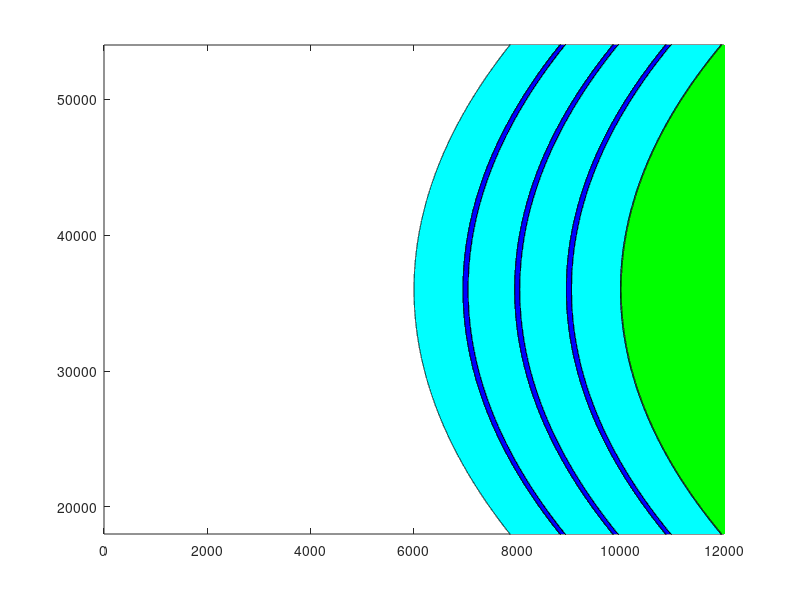

Source code (MATLAB): (Note: this script raises an error after producing the figure.)
dx = 8.5e-9;
Dm = 1.5e-3;
size_y = 2000;

water = [175 221 255]/255;
peri = [147 112 219]/255;
ela = [65 105 225]/255;
endo = [205 246 205]/255;
fibre = [176 196 222]/255;


D = round(Dm/dx);
R = D/2;
df = 100;
XF = 10000;
dtheta = 1/R;
TH = pi/2;
w = 6000;
XM = D/2+w;
YM = 2000*9*2;
Re11 = R - 950;
Re12 = Re11 - df;
Re21 =  Re12 - 900;
Re22 = Re21 - df;
Re31 = Re22 - 900;
Re32 = Re31 - df;
Rf = R - 4000;
Rx = R - 2000;
x = 0:1199;
theta = linspace(0,2*pi,length(x));

xp = round(R*cos(theta)) + XM;
yp = round(R*sin(theta)) + YM;
%plot(xp,yp)
xe11 = round(Re11*cos(theta)) + XM;
ye11 = round(Re11*sin(theta)) + YM;
xe12 = round(Re12*cos(theta)) + XM;
ye12 = round(Re12*sin(theta)) + YM;
xe21 = round(Re21*cos(theta)) + XM;
ye21 = round(Re21*sin(theta)) + YM;
xe22 = round(Re22*cos(theta)) + XM;
ye22 = round(Re22*sin(theta)) + YM;
xe31 = round(Re31*cos(theta)) + XM;
ye31 = round(Re31*sin(theta)) + YM;
xe32 = round(Re32*cos(theta)) + XM;
ye32 = round(Re32*sin(theta)) + YM;
xf = round(Rf*cos(theta)) + XM;
yf = round(Rf*sin(theta)) + YM;
Xm = -Rf + 2000;
xq1 = -Rf*ones(1,length(xp)) + XM;
xq2 = Xm*ones(1,length(xp)) + XM;
XW = zeros(1,length(xp));
YDM = 2*YM*ones(1,length(xp));
YDm = zeros(1,length(xp));
XDm = linspace(0,Xm+XM,length(xp));

YiM = 3*YM;
Yim = -YM;
XiM = 1.9*XM;

index = find(yp<YiM & yp>Yim & xp<XiM);
xp1 = xp(index) - XM;
yp1 = yp(index) - YM;
thM = asin(YM/R);
thm = asin(-YM/R);
th = linspace(thm,thM,2*YM);
yp_2 = R*sin(th) + YM;
xp_2 = -R* cos(th) + XM;
clear thM thm th;

index1 = find(ye11<YiM & ye11>Yim & xe11<XiM);
xe11_1 = xe11(index1) - XM;
ye11_1 = ye11(index1) - YM;
thM = asin(YM/Re11);
thm = asin(-YM/Re11);
th = linspace(thm,thM,2*YM);
ye11_2 = Re11*sin(th) + YM;
xe11_2 = -Re11* cos(th) + XM;
clear thM thm th;

index2 = find(ye12<YiM & ye12>Yim & xe12<XiM);
xe12_1 = xe12(index2) - XM;
ye12_1 = ye12(index2) - YM;
thM = asin(YM/Re12);
thm = asin(-YM/Re12);
th = linspace(thm,thM,2*YM);
ye12_2 = Re12*sin(th) + YM;
xe12_2 = -Re12* cos(th) + XM;
clear thM thm th;

index3 = find(ye21<YiM & ye21>Yim & xe21<XiM);
xe21_1 = xe21(index3) - XM;
ye21_1 = ye21(index3) - YM;
thM = asin(YM/Re21);
thm = asin(-YM/Re21);
th = linspace(thm,thM,2*YM);
ye21_2 = Re21*sin(th) + YM;
xe21_2 = -Re21* cos(th) + XM;
clear thM thm th;

index4 = find(ye22<YiM & ye22>Yim & xe22<XiM);
xe22_1 = xe22(index4) - XM;
ye22_1 = ye22(index4) - YM;
thM = asin(YM/Re22);
thm = asin(-YM/Re22);
th = linspace(thm,thM,2*YM);
ye22_2 = Re22*sin(th) + YM;
xe22_2 = -Re22* cos(th) + XM;
clear thM thm th;

index5 = find(ye31<YiM & ye31>Yim & xe31<XiM);
xe31_1 = xe31(index5) - XM;
ye31_1 = ye31(index5) - YM;
thM = asin(YM/Re31);
thm = asin(-YM/Re31);
th = linspace(thm,thM,2*YM);
ye31_2 = Re31*sin(th) + YM;
xe31_2 = -Re31* cos(th) + XM;
clear thM thm th;

index6 = find(ye32<YiM & ye32>Yim & xe32<XiM);
xe32_1 = xe32(index6) - XM;
ye32_1 = ye32(index6) - YM;
thM = asin(YM/Re32);
thm = asin(-YM/Re32);
th = linspace(thm,thM,2*YM);
ye32_2 = Re32*sin(th) + YM;
xe32_2 = -Re32* cos(th) + XM;
clear thM thm th;

index7 = find(yf<YiM & yf>Yim & xf<XiM);
xf_1 = xf(index7) - XM;
yf_1 = yf(index7) - YM;
thM = asin(YM/Rf);
thm = asin(-YM/Rf);
th = linspace(thm,thM,2*YM);
yf_2 = Rf*sin(th) + YM;
xf_2 = -Rf* cos(th) + XM;

fig = figure('position',[100 -300 600 1200],'Color','white');
%fill([0 xp_2],[0 yp_2],'b');
plot(xp_2,yp_2,'k')

fill([xp_2 xe11_2],[yp_2 ye11_2],'c');
hold on
plot(xe11_2,ye11_2,'k')
fill([xe11_2 xe12_2],[ye11_2 ye12_2],'b');
plot(xe12_2,ye12_2,'k');
fill([xe12_2 xe21_2],[ye12_2 ye21_2],'c');
plot(xe21_2,ye21_2,'k');
fill([xe21_2 xe22_2],[ye21_2 ye22_2],'b');
plot(xe22_2,ye22_2,'k');
fill([xe22_2 xe31_2],[ye22_2 ye31_2],'c');
plot(xe31_2,ye31_2,'k');
fill([xe31_2 xe32_2],[ye31_2 ye32_2],'b');
plot(xe32_2,ye32_2,'k');
fill([xe32_2 xf_2],[ye32_2 yf_2],'c');
plot(xf_2-5,yf_2,'k');
fill([xf_2+10 12000],[yf_2 2*YM],'g');

%plot(XW,yf,xq1,yf,xf,yq1,xq2,yf,xf,yq2)
%plot(xq2,yf,XDm,YDm,XDm,YDM)

%ylim([0 2*YM])
%axis equal
xlim([0 Xm+XM])
ylim([YM/2 3/2*YM])
%ylim([0 2*YM])
%cd gridfiles

    load('bigwithpos.mat');
    cx = C(:,1)+9900;
    cy = C(:,2) + YM/2;
    r = C(:,3);
    x_pos = x_coordinates_circles;
    y_pos = y_coordinates_circles;
    k = 1;
%     filetxt = sprintf('grid%d.txt',j);
%     filemat = sprintf('grid%d.mat',j);
%     fileID = fopen(filetxt,'w');
    for i = 1:length(r)
        A = (cx(i)-XM)^2+(cy(i)- YM)^2<(Rf^2-r(i)^2);
        if A
            cx1(k) = cx(i);
            cy1(k) = cy(i);
            r1(k) = r(i);
            xc(:,k) = x_pos(:,i) + 10000;
            yc(:,k) = y_pos(:,i) +YM/2;
%             fprintf(fileID,'%d %d %d\n',cx1(k),cy1(k),r1(k));
%            
            k = k+1;
        else
            continue
        end
%         save(filemat,'cx1','cy1','r1');
    end
    plot(xc(:,1:10:end),yc(:,1:10:end),'k');
    fill(xc(:,1:10:end),yc(:,1:10:end),'y');
%    C1 = [cx1; cy1; r1];
    fclose('all');
%cd ..
xlabel('x (\mum)');
xticks([0 3000 6000 9000 12000])
xticklabels({'0','25','50','75','100'})
ylabel('y (\mum)');
% % yticks([YM/2 17736 26471])
% % yticklabels({'0','75','150'})
% yticks([0 8824 17647 26471 35294])
% yticklabels({'0','75','150','225','300'})
yticks([18000 26471 35294 44118 52941])
yticklabels({'0','75','150','225','300'})
set(gca,'fontsize',18)
% export_fig(fig,'domain_big.pdf');
